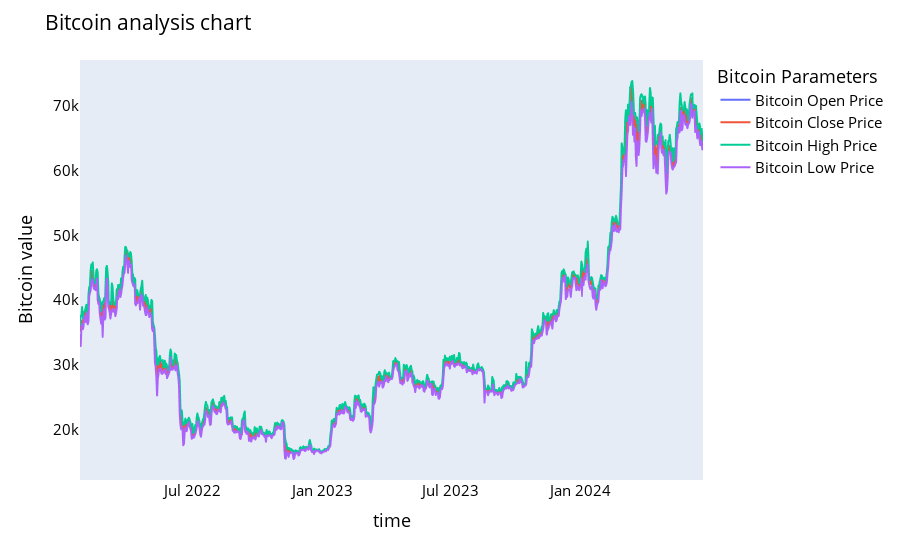

Here is the notebook cell this chart was saved with:
### Code cell
names = cycle(['Bitcoin Open Price','Bitcoin Close Price','Bitcoin High Price','Bitcoin Low Price'])

fig = px.line(y_2024, x=y_2024.time, y=[y_2024['open'], y_2024['close'],
                                          y_2024['high'], y_2024['low']],
             labels={'Date': 'time','value':'Bitcoin value'})
fig.update_layout(title_text='Bitcoin analysis chart', font_size=15, font_color='black',legend_title_text='Bitcoin Parameters')
fig.for_each_trace(lambda t:  t.update(name = next(names)))
fig.update_xaxes(showgrid=False)
fig.update_yaxes(showgrid=False)

fig.show()

### Figure 1 — Plotly figure (JSON) as saved in the notebook; plotly's stock layout.template omitted (floating-point values rounded to 4 significant figures; data arrays with more than 128 entries replaced by an {"elided": "..."} marker saying what was removed)
{"data": [{"hovertemplate": "variable=open<br>time=%{x}<br>Bitcoin value=%{y}<extra></extra>", "legendgroup": "open", "line": {"color": "#636efa", "dash": "solid"}, "marker": {"symbol": "circle"}, "mode": "lines", "name": "Bitcoin Open Price", "showlegend": true, "type": "scattergl", "x": {"elided": "882 str values"}, "xaxis": "x", "y": {"elided": "882 float values"}, "yaxis": "y"}, {"hovertemplate": "variable=close<br>time=%{x}<br>Bitcoin value=%{y}<extra></extra>", "legendgroup": "close", "line": {"color": "#EF553B", "dash": "solid"}, "marker": {"symbol": "circle"}, "mode": "lines", "name": "Bitcoin Close Price", "showlegend": true, "type": "scattergl", "x": {"elided": "882 str values"}, "xaxis": "x", "y": {"elided": "882 float values"}, "yaxis": "y"}, {"hovertemplate": "variable=high<br>time=%{x}<br>Bitcoin value=%{y}<extra></extra>", "legendgroup": "high", "line": {"color": "#00cc96", "dash": "solid"}, "marker": {"symbol": "circle"}, "mode": "lines", "name": "Bitcoin High Price", "showlegend": true, "type": "scattergl", "x": {"elided": "882 str values"}, "xaxis": "x", "y": {"elided": "882 float values"}, "yaxis": "y"}, {"hovertemplate": "variable=low<br>time=%{x}<br>Bitcoin value=%{y}<extra></extra>", "legendgroup": "low", "line": {"color": "#ab63fa", "dash": "solid"}, "marker": {"symbol": "circle"}, "mode": "lines", "name": "Bitcoin Low Price", "showlegend": true, "type": "scattergl", "x": {"elided": "882 str values"}, "xaxis": "x", "y": {"elided": "882 float values"}, "yaxis": "y"}], "layout": {"font": {"color": "black", "size": 15}, "legend": {"title": {"text": "Bitcoin Parameters"}, "tracegroupgap": 0}, "margin": {"t": 60}, "title": {"text": "Bitcoin analysis chart"}, "xaxis": {"anchor": "y", "domain": [0, 1], "showgrid": false, "title": {"text": "time"}}, "yaxis": {"anchor": "x", "domain": [0, 1], "showgrid": false, "title": {"text": "Bitcoin value"}}}}
